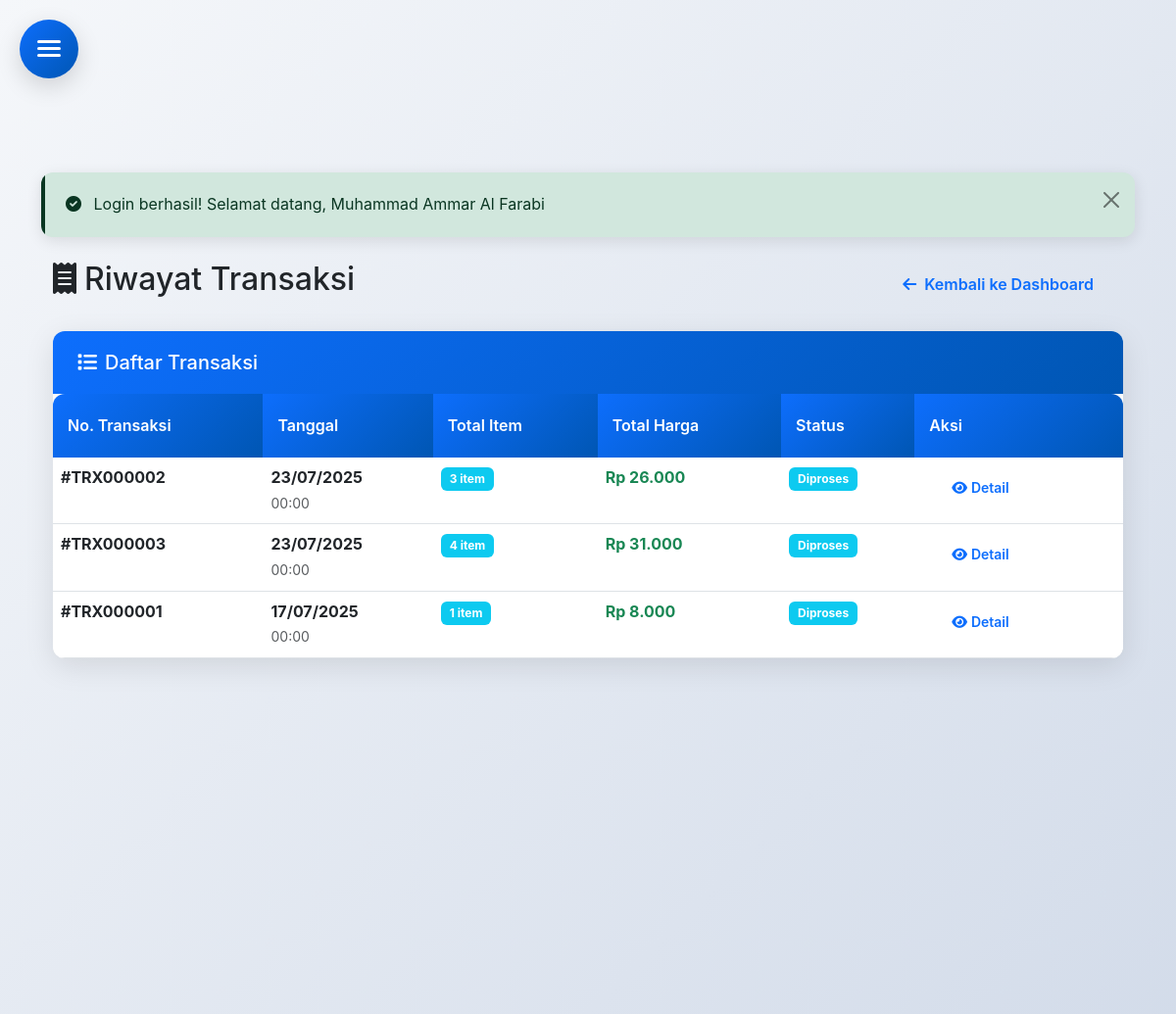
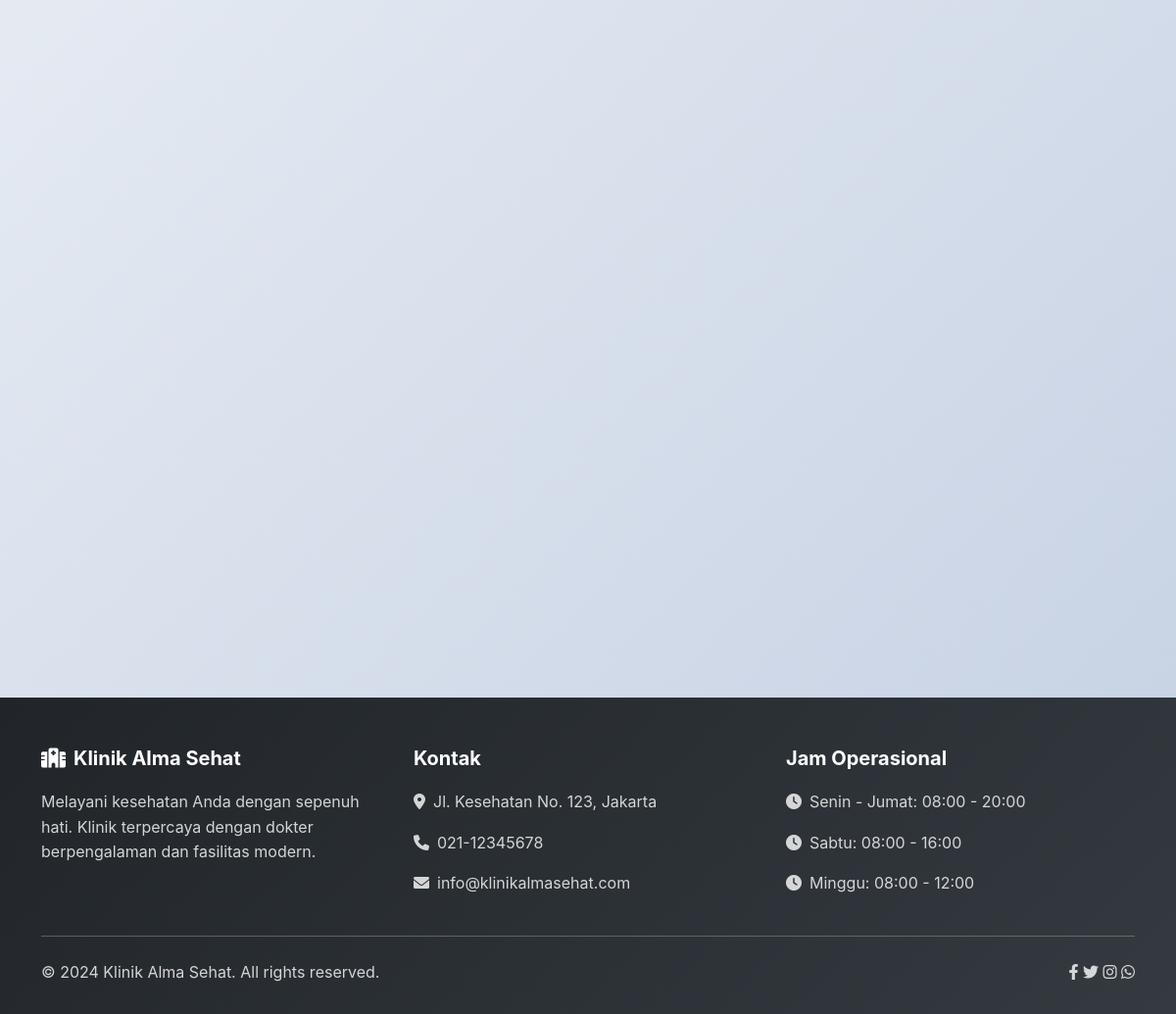
Page /pasien/transaksi.php (signed in) on the committed database (2 pictures, top to bottom).
### tables this page shows
CREATE TABLE `transaksi` (
  `id` int(11) NOT NULL,
  `pasien_id` int(11) DEFAULT NULL,
  `tanggal` date NOT NULL,
  `total_harga` decimal(10,2) NOT NULL,
  `status` enum('diproses','selesai','dibatalkan') DEFAULT 'diproses'
);

### config/init.php (called while the page is built, shortened)
<?php
function formatRupiah($angka) {
    return "Rp " . number_format($angka, 0, ',', '.');
}
function formatTanggal($tanggal) {
    return date('d/m/Y', strtotime($tanggal));
}
function formatWaktu($waktu) {
    return date('H:i', strtotime($waktu));
}
?>

### pasien/transaksi.php (the view, shortened to what this page needs)
<?php
require_once '../config/init.php';
$user_id = $_SESSION['user_id'];
try {
    $db = new Database();
    $conn = $db->getConnection();
    $stmt = $conn->prepare("SELECT * FROM pasien WHERE user_id = ?");
    $stmt->execute([$user_id]);
    $pasien = $stmt->fetch(PDO::FETCH_ASSOC);
    $stmt = $conn->prepare("
        SELECT t.*,
               COUNT(dt.id) as total_item,
               GROUP_CONCAT(CONCAT(o.nama_obat, ' (', dt.qty, 'x)') SEPARATOR ', ') as detail_obat
        FROM transaksi t
        LEFT JOIN detail_transaksi dt ON t.id = dt.transaksi_id
        LEFT JOIN obat o ON dt.obat_id = o.id
        WHERE t.pasien_id = ?
        GROUP BY t.id
        ORDER BY t.tanggal DESC
    ");
    $stmt->execute([$pasien['id']]);
    $transaksi = $stmt->fetchAll(PDO::FETCH_ASSOC);
} catch (Exception $e) {
    $error = "Terjadi kesalahan: " . $e->getMessage();
}
include '../includes/user-header.php';
?>
<div class="container mt-4">
    <div class="row">
        <div class="col-12">
            <div class="d-flex justify-content-between align-items-center mb-4">
                <h2><i class="fas fa-receipt me-2"></i>Riwayat Transaksi</h2>
                <a href="index.php" class="btn btn-outline-primary">
                    <i class="fas fa-arrow-left me-2"></i>Kembali ke Dashboard
                </a>
            </div>
        </div>
    </div>
    <div class="row">
        <div class="col-12">
            <?php if (empty($transaksi)): ?>
                <div class="card">
                    <div class="card-body text-center py-5">
                        <i class="fas fa-receipt text-muted mb-3" style="font-size: 4rem;"></i>
                        <h4 class="text-muted">Belum Ada Transaksi</h4>
                        <p class="text-muted mb-4">Anda belum memiliki riwayat transaksi pembelian obat.</p>
                        <a href="../obat.php" class="btn btn-primary">
                            <i class="fas fa-pills me-2"></i>Beli Obat Sekarang
                        </a>
                    </div>
                </div>
            <?php else: ?>
                <div class="card">
                    <div class="card-header bg-primary text-white">
                        <h5 class="mb-0"><i class="fas fa-list me-2"></i>Daftar Transaksi</h5>
                    </div>
                    <div class="card-body p-0">
                        <div class="table-responsive">
                            <table class="table table-hover mb-0">
                                <thead class="table-light">
                                    <tr>
                                        <th>No. Transaksi</th>
                                        <th>Tanggal</th>
                                        <th>Total Item</th>
                                        <th>Total Harga</th>
                                        <th>Status</th>
                                        <th>Aksi</th>
                                    </tr>
                                </thead>
                                <tbody>
                                    <?php foreach ($transaksi as $t): ?>
                                        <tr>
                                            <td>
                                                <strong>#TRX<?= str_pad($t['id'], 6, '0', STR_PAD_LEFT) ?></strong>
                                            </td>
                                            <td>
                                                <div>
                                                    <strong><?= formatTanggal($t['tanggal']) ?></strong><br>
                                                    <small class="text-muted"><?= formatWaktu($t['tanggal']) ?></small>
                                                </div>
                                            </td>
                                            <td>
                                                <span class="badge bg-info"><?= $t['total_item'] ?> item</span>
                                            </td>
                                            <td>
                                                <strong class="text-success"><?= formatRupiah($t['total_harga']) ?></strong>
                                            </td>
                                            <td>
                                                <?php
                                                $status_class = '';
                                                $status_text = '';
                                                switch ($t['status']) {
                                                    case 'diproses':
                                                        $status_class = 'info';
                                                        $status_text = 'Diproses';
                                                        break;
                                                }
                                                ?>
                                                <span class="badge bg-<?= $status_class ?>"><?= $status_text ?></span>
                                            </td>
                                            <td>
                                                <button class="btn btn-sm btn-outline-primary"
                                                        onclick="showTransactionDetail(<?= $t['id'] ?>)">
                                                    <i class="fas fa-eye me-1"></i>Detail
                                                </button>
                                            </td>
                                        </tr>
                                    <?php endforeach; ?>
                                </tbody>
                            </table>
                        </div>
                    </div>
                </div>
            <?php endif; ?>
        </div>
    </div>
</div>
<?php include '../includes/user-footer.php'; ?>

### assets/css/style.css (style rules this page uses)
:root { --primary-color: #0d6efd; --secondary-color: #6c757d; --success-color: #198754; --danger-color: #dc3545; --warning-color: #ffc107; --info-color: #0dcaf0; --light-color: #f8f9fa; --dark-color: #212529; }
body { padding-top: 76px; font-family: 'Segoe UI', Tahoma, Geneva, Verdana, sans-serif; }
.card { border: none; box-shadow: 0 4px 6px rgba(0, 0, 0, 0.1); transition: transform 0.3s ease, box-shadow 0.3s ease; }
.card-header { background: var(--primary-color); color: white; border-bottom: none; }
.btn { border-radius: 25px; padding: 10px 25px; font-weight: 500; transition: all 0.3s ease; }
.table { border-radius: 10px; overflow: hidden; box-shadow: 0 4px 6px rgba(0, 0, 0, 0.1); }
.table thead th { background: var(--primary-color); color: white; border: none; font-weight: 600; }
.badge { font-size: 0.75rem; padding: 0.5em 0.75em; }
.bg-primary { background-color: var(--primary-color) !important; }

### assets/css/user-style.css (style rules this page uses)
:root { --primary-color: #0d6efd; --secondary-color: #6c757d; --success-color: #198754; --danger-color: #dc3545; --warning-color: #ffc107; --info-color: #0dcaf0; --light-color: #f8f9fa; --dark-color: #212529; --white: #ffffff; --shadow-light: rgba(0, 0, 0, 0.1); --shadow-medium: rgba(0, 0, 0, 0.15); --shadow-heavy: rgba(0, 0, 0, 0.3); --transition-fast: 0.2s ease; --transition-medium: 0.3s ease; --transition-slow: 0.5s ease; --border-radius: 12px; --border-radius-small: 8px; --border-radius-large: 20px; }
* { margin: 0; padding: 0; box-sizing: border-box; }
body { font-family: 'Inter', 'Segoe UI', Tahoma, Geneva, Verdana, sans-serif; line-height: 1.6; color: var(--dark-color); background: linear-gradient(135deg, #f5f7fa 0%, #c3cfe2 100%); min-height: 100vh; overflow-x: hidden; }
.card { border: none; border-radius: var(--border-radius); box-shadow: 0 8px 30px var(--shadow-light); transition: all var(--transition-medium); background: var(--white); overflow: hidden; }
.card-header { background: linear-gradient(135deg, var(--primary-color), #0056b3); color: var(--white); border-bottom: none; padding: 20px 25px; font-weight: 600; }
.card-body { padding: 25px; }
.btn { border-radius: var(--border-radius-large); padding: 12px 30px; font-weight: 600; transition: all var(--transition-medium); border: none; position: relative; overflow: hidden; }
.btn::before { content: ''; position: absolute; top: 0; left: -100%; width: 100%; height: 100%; background: linear-gradient(90deg, transparent, rgba(255, 255, 255, 0.2), transparent); transition: left var(--transition-slow); }
.table { border-radius: var(--border-radius); overflow: hidden; box-shadow: 0 4px 15px var(--shadow-light); background: var(--white); }
.table thead th { background: linear-gradient(135deg, var(--primary-color), #0056b3); color: var(--white); border: none; font-weight: 600; padding: 20px 15px; }
.table tbody tr { transition: all var(--transition-fast); }

### rows in the picture
transaksi: id "000002", tanggal "23/07/2025", tanggal "00:00", total_item "3", total_harga "Rp 26.000", status "Diproses"
transaksi: id "000003", tanggal "23/07/2025", tanggal "00:00", total_item "4", total_harga "Rp 31.000", status "Diproses"
transaksi: id "000001", tanggal "17/07/2025", tanggal "00:00", total_item "1", total_harga "Rp 8.000", status "Diproses"

### other values in the picture
$_SESSION['success'] "Login berhasil! Selamat datang, Muhammad Ammar Al Farabi"
